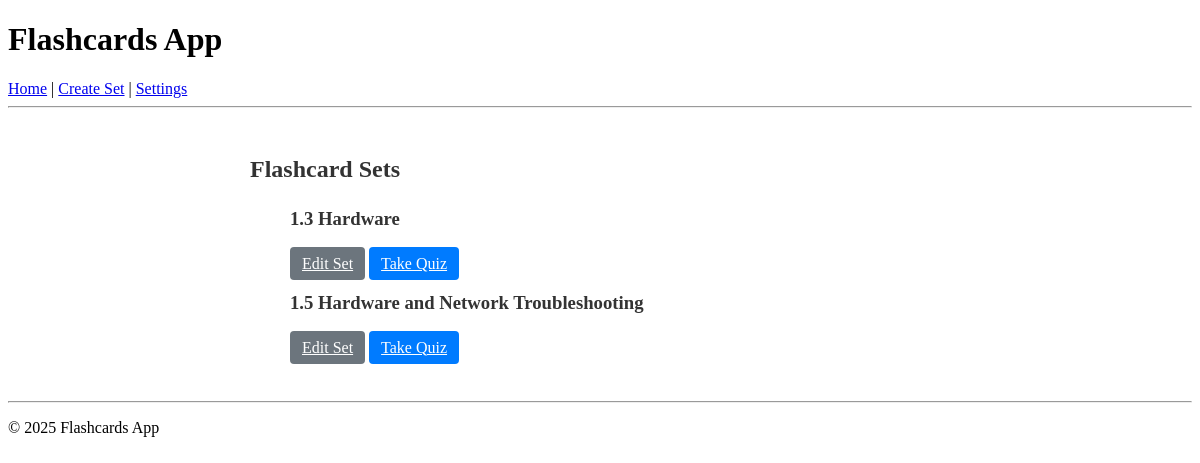
Before: / with the older database file.
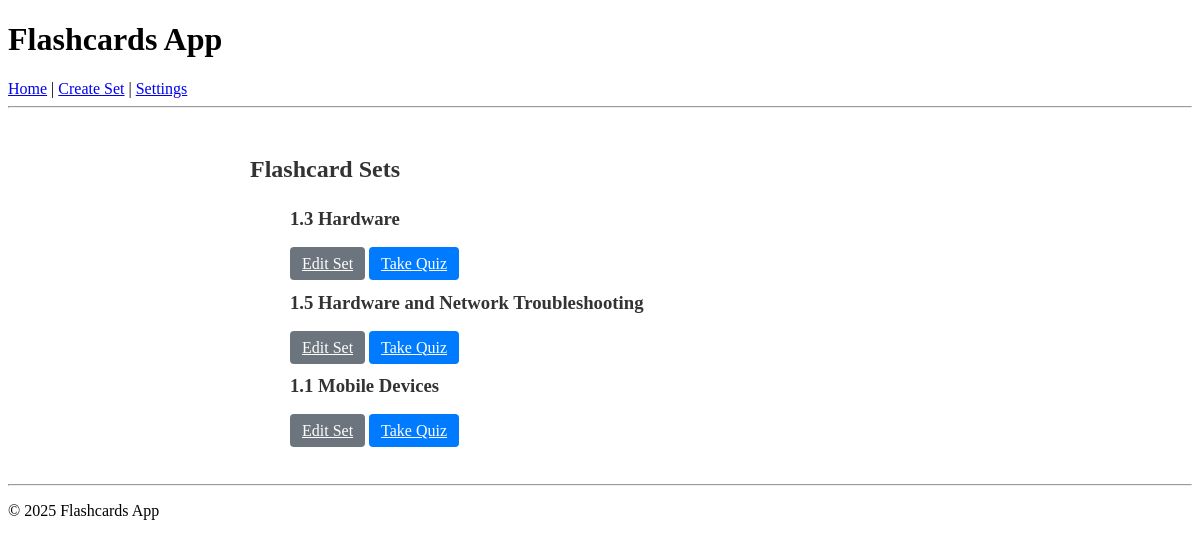
After: the same page with the newer database file.
### models.py (models this page shows)
class FlashcardSet(db.Model):
    id = db.Column(db.Integer, primary_key=True)
    title = db.Column(db.String(100), nullable=False)
    questions = db.relationship('Question', backref='set', cascade="all, delete-orphan")

### app.py (the view)
@app.route('/')
def index():
    sets = FlashcardSet.query.all()
    return render_template('index.html', sets=sets)

### templates/index.html
{% extends 'base.html' %}
{% block content %}
<h2>Flashcard Sets</h2>
<ul>
    {% for set in sets %}
<div class="set-card">
    <h3>{{ set.title }}</h3>
    <a href="{{ url_for('edit_set', set_id=set.id) }}" class="btn btn-secondary">Edit Set</a>
    <a href="{{ url_for('take_quiz', set_id=set.id) }}" class="btn btn-primary">Take Quiz</a>
</div>
{% endfor %}
</ul>
{% endblock %}

### templates/base.html (shortened to what this page needs)
<!DOCTYPE html>
<html lang="en">
<head>
    <link rel="stylesheet" href="{{ url_for('static', filename='style.css') }}">
</head>
<body>
    <header>
        <h1>Flashcards App</h1>
        <nav>
            <a href="{{ url_for('index') }}">Home</a> |
            <a href="{{ url_for('create_set') }}">Create Set</a> |
            <a href="{{ url_for('settings') }}">Settings</a>
        </nav>
        <hr>
    </header>
    <div class="container" style="max-width: 700px; margin: 0 auto; padding: 20px;">
        {% block content %}{% endblock %}
    </div>
    <footer>
        <hr>
        <p>&copy; 2025 Flashcards App</p>
    </footer>
</body>
</html>

### static/style.css (style rules this page uses)
h2, h3 { margin-bottom: 25px; color: #333; }
button, input[type="submit"], .btn { padding: 8px 12px; font-size: 1em; cursor: pointer; border-radius: 4px; border: none; }
.btn-primary { background-color: #007bff; color: white; }
.btn-secondary { background-color: #6c757d; color: white; }

Changed rows visible on the page:
added FlashcardSet: title "1.1 Mobile Devices"
